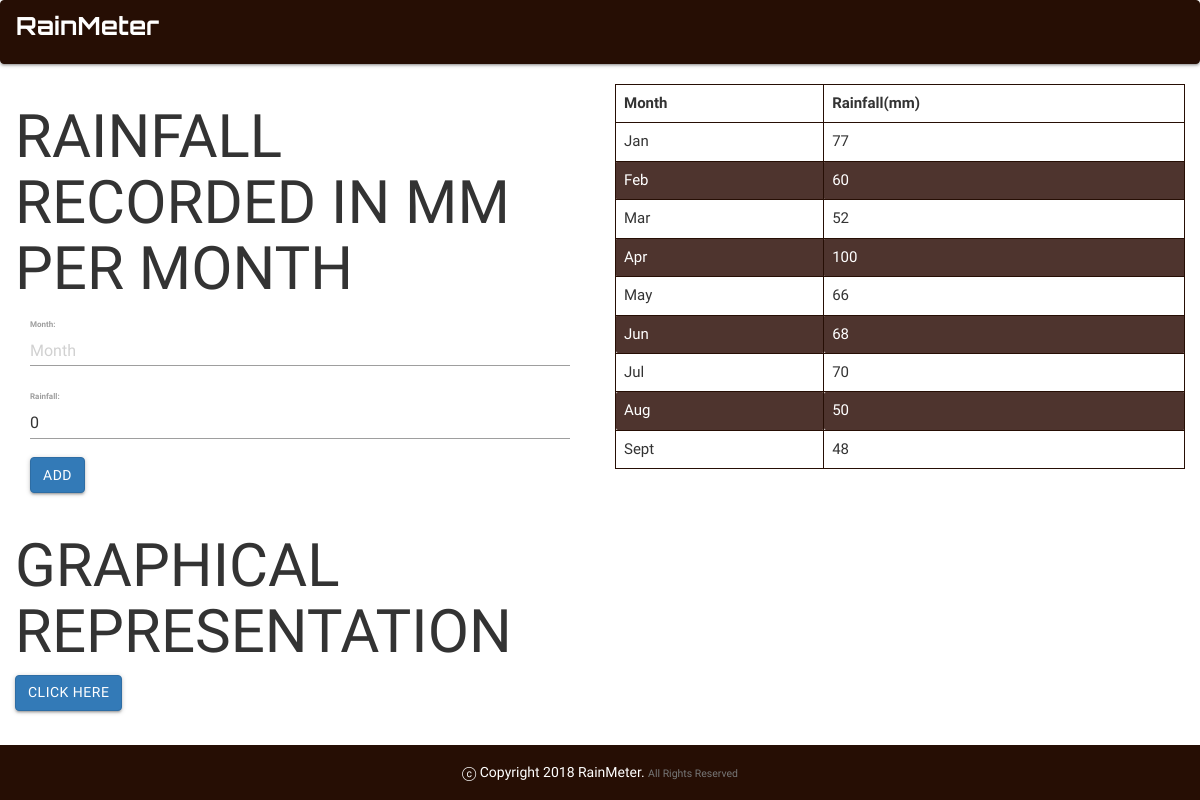
/, run on an earlier commit of the app's database.
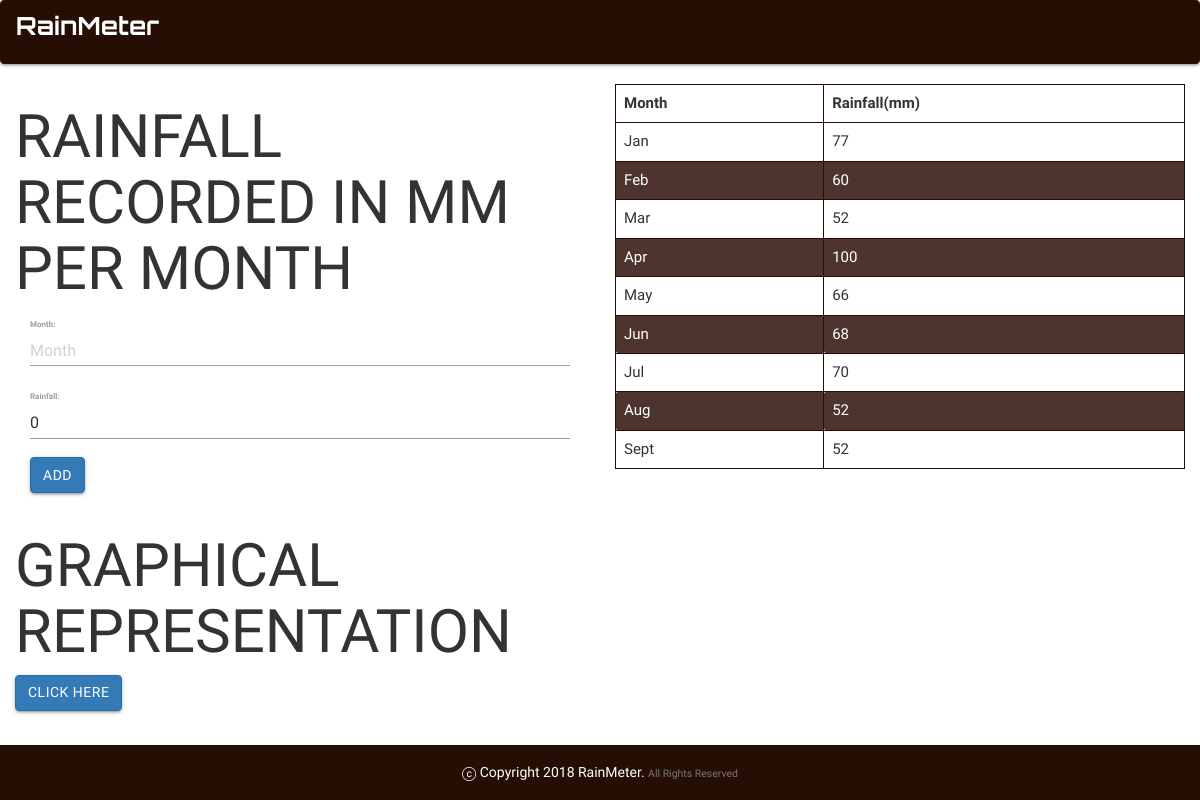
And on a later commit of the database.
### raindata/models.py (models this page shows, shortened)
class Raindata(models.Model):
    date = models.DateTimeField(auto_now_add=True)
    month = models.CharField(max_length=20, unique=True)
    rainfall = models.IntegerField(default=0) #rainfall in MM

### raindata/views.py (the view)
# urls.py: path('',views.index,name='index'),
def index(request):
    data = Raindata.objects.all()
    if request.method == 'POST':
        form = RainForm(request.POST)
        if form.is_valid():
            raindata = form.save(commit=False)
            raindata.save()
            return redirect(index)
    else:
        form = RainForm()
    return render(request,'index.html',{'data':data,'form':form})

### raindata/forms.py
class RainForm(forms.ModelForm):
    class Meta:
        model = Raindata
        fields = ('__all__')
        widgets = {
            'month':forms.TextInput(attrs={'placeholder': 'Month'})
        }

### raindata/templates/index.html (shortened to what this page needs)
{%extends 'base.html'%}
{%load static%}
{% load chartit %}
{%block content%}
<div class="container-fluid">
  <div class="row">
    <div class="col-md-6">
      <h3 class="header">RAINFALL RECORDED IN MM PER MONTH</h3>
      <div class="container-fluid">
        <form   method="post" enctype="multipart/form-data">
          {{form.as_p}}
          <input type="submit"class="btn btn-primary" name="" value="Add">
        </form>
      </div>
    </div>
    <div class="col-md-6">
      <table id="dts">
        <thead>
        <tr>
          <th>Month</th>
          <th>Rainfall(mm)</th>
        </tr>
      </thead>
      <tbody>
        {%for rain in data%}
        <tr>
          <td>{{rain.month}}</td>
          <td>{{rain.rainfall}}</td>
        </tr>
        {%endfor%}
      </tbody>
      </table>
    </div>
  </div>
</div>
<div class="container-fluid">
  <div class="row">
    <div class="col-sm-6">
      <h3 class="header">GRAPHICAL REPRESENTATION</h3>
      <a class="btn btn-primary" href="{%url 'rainfall_graph' %}">Click Here</a>
    </div>
  </div>
</div>
{%endblock%}

What changed in the data, as far as the page shows it:
changed Raindata "Aug": rainfall "50" → "52"
changed Raindata "Sept": rainfall "48" → "52"
